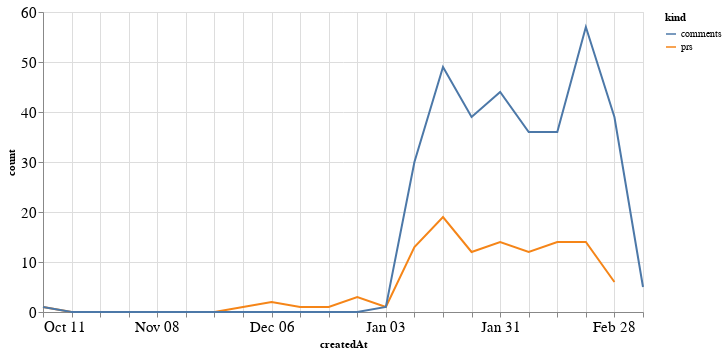

The cell this chart's notebook holds for it:
### Code cell
alt.Chart(total_time, width=600).mark_line().encode(
    x='createdAt',
    y='count',
    color='kind'
)

### Figure 1 — Vega-Lite specification as saved in the notebook (floating-point values rounded to 4 significant figures)
{"config": {"axisLeft": {"labelFontSize": 15}, "axisBottom": {"labelFontSize": 15}}, "data": {"name": "data-ceb1079f8d7a7b49a1076e25a4fb53c4"}, "mark": "line", "encoding": {"color": {"type": "nominal", "field": "kind"}, "x": {"type": "temporal", "field": "createdAt"}, "y": {"type": "quantitative", "field": "count"}}, "width": 600, "$schema": "https://vega.github.io/schema/vega-lite/v4.8.1.json", "datasets": {"data-ceb1079f8d7a7b49a1076e25a4fb53c4": [{"createdAt": "2020-10-11T00:00:00", "kind": "prs", "count": 1.0}, {"createdAt": "2020-10-18T00:00:00", "kind": "prs", "count": 0.0}, {"createdAt": "2020-10-25T00:00:00", "kind": "prs", "count": 0.0}, {"createdAt": "2020-11-01T00:00:00", "kind": "prs", "count": 0.0}, {"createdAt": "2020-11-08T00:00:00", "kind": "prs", "count": 0.0}, {"createdAt": "2020-11-15T00:00:00", "kind": "prs", "count": 0.0}, {"createdAt": "2020-11-22T00:00:00", "kind": "prs", "count": 0.0}, {"createdAt": "2020-11-29T00:00:00", "kind": "prs", "count": 1.0}, {"createdAt": "2020-12-06T00:00:00", "kind": "prs", "count": 2.0}, {"createdAt": "2020-12-13T00:00:00", "kind": "prs", "count": 1.0}, {"createdAt": "2020-12-20T00:00:00", "kind": "prs", "count": 1.0}, {"createdAt": "2020-12-27T00:00:00", "kind": "prs", "count": 3.0}, {"createdAt": "2021-01-03T00:00:00", "kind": "prs", "count": 1.0}, {"createdAt": "2021-01-10T00:00:00", "kind": "prs", "count": 13.0}, {"createdAt": "2021-01-17T00:00:00", "kind": "prs", "count": 19.0}, {"createdAt": "2021-01-24T00:00:00", "kind": "prs", "count": 12.0}, {"createdAt": "2021-01-31T00:00:00", "kind": "prs", "count": 14.0}, {"createdAt": "2021-02-07T00:00:00", "kind": "prs", "count": 12.0}, {"createdAt": "2021-02-14T00:00:00", "kind": "prs", "count": 14.0}, {"createdAt": "2021-02-21T00:00:00", "kind": "prs", "count": 14.0}, {"createdAt": "2021-02-28T00:00:00", "kind": "prs", "count": 6.0}, {"createdAt": "2021-03-07T00:00:00", "kind": "prs", "count": null}, {"createdAt": "2020-10-11T00:00:00", "kind": "comments", "count": 1.0}, {"createdAt": "2020-10-18T00:00:00", "kind": "comments", "count": 0.0}, {"createdAt": "2020-10-25T00:00:00", "kind": "comments", "count": 0.0}, {"createdAt": "2020-11-01T00:00:00", "kind": "comments", "count": 0.0}, {"createdAt": "2020-11-08T00:00:00", "kind": "comments", "count": 0.0}, {"createdAt": "2020-11-15T00:00:00", "kind": "comments", "count": 0.0}, {"createdAt": "2020-11-22T00:00:00", "kind": "comments", "count": 0.0}, {"createdAt": "2020-11-29T00:00:00", "kind": "comments", "count": 0.0}, {"createdAt": "2020-12-06T00:00:00", "kind": "comments", "count": 0.0}, {"createdAt": "2020-12-13T00:00:00", "kind": "comments", "count": 0.0}, {"createdAt": "2020-12-20T00:00:00", "kind": "comments", "count": 0.0}, {"createdAt": "2020-12-27T00:00:00", "kind": "comments", "count": 0.0}, {"createdAt": "2021-01-03T00:00:00", "kind": "comments", "count": 1.0}, {"createdAt": "2021-01-10T00:00:00", "kind": "comments", "count": 30.0}, {"createdAt": "2021-01-17T00:00:00", "kind": "comments", "count": 49.0}, {"createdAt": "2021-01-24T00:00:00", "kind": "comments", "count": 39.0}, {"createdAt": "2021-01-31T00:00:00", "kind": "comments", "count": 44.0}, {"createdAt": "2021-02-07T00:00:00", "kind": "comments", "count": 36.0}, {"createdAt": "2021-02-14T00:00:00", "kind": "comments", "count": 36.0}, {"createdAt": "2021-02-21T00:00:00", "kind": "comments", "count": 57.0}, {"createdAt": "2021-02-28T00:00:00", "kind": "comments", "count": 39.0}, {"createdAt": "2021-03-07T00:00:00", "kind": "comments", "count": 5.0}]}}
